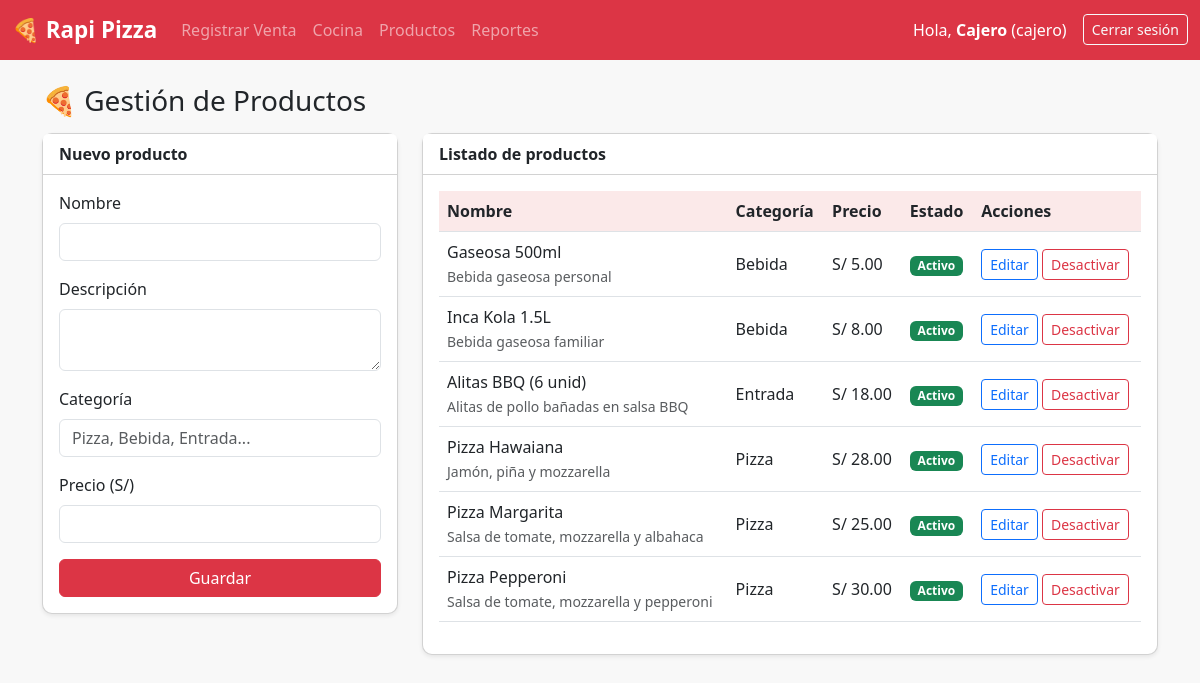
The page /index.php?page=productos (signed in) on the database its author committed.
### tables this page shows
CREATE TABLE producto (
    id INT AUTO_INCREMENT PRIMARY KEY,
    nombre VARCHAR(100) NOT NULL,
    descripcion VARCHAR(255),
    categoria VARCHAR(50) NOT NULL,
    precio DECIMAL(10,2) NOT NULL,
    activo INT NOT NULL DEFAULT 1
);

### controller/productoController.php (called while the page is built, shortened)
<?php
require_once __DIR__ . '/../models/Producto.php';
$productoModelo = new Producto($conexion);
$productoEditar = null;
$productos = $productoModelo->listarTodos();
require __DIR__ . '/../public/views/productos.php';

### models/Producto.php (called while the page is built, shortened)
<?php
class Producto {
    private $conexion;
    public function __construct($conexion) {
        $this->conexion = $conexion;
    }
    public function listarTodos() {
        $sql = "SELECT * FROM producto ORDER BY categoria, nombre";
        $stmt = $this->conexion->query($sql);
        return $stmt->fetchAll(PDO::FETCH_ASSOC);
    }
}

### public/views/productos.php (the view, shortened to what this page needs)
<?php require __DIR__ . '/header.php'; ?>
<h3 class="mb-3">🍕 Gestión de Productos</h3>
<div class="row">
    <div class="col-md-4">
        <div class="card shadow-sm mb-3">
            <div class="card-header bg-white">
                <strong><?php echo $productoEditar ? 'Editar producto' : 'Nuevo producto'; ?></strong>
            </div>
            <div class="card-body">
                <form method="POST" action="index.php?page=productos">
                    <div class="mb-3">
                        <label class="form-label">Nombre</label>
                        <input type="text" name="nombre" class="form-control"
                               value="<?php echo $productoEditar ? htmlspecialchars($productoEditar['nombre']) : ''; ?>" required>
                    </div>
                    <div class="mb-3">
                        <label class="form-label">Descripción</label>
                        <textarea name="descripcion" class="form-control" rows="2"><?php echo $productoEditar ? htmlspecialchars($productoEditar['descripcion']) : ''; ?></textarea>
                    </div>
                    <div class="mb-3">
                        <label class="form-label">Categoría</label>
                        <input type="text" name="categoria" class="form-control" placeholder="Pizza, Bebida, Entrada..."
                               value="<?php echo $productoEditar ? htmlspecialchars($productoEditar['categoria']) : ''; ?>" required>
                    </div>
                    <div class="mb-3">
                        <label class="form-label">Precio (S/)</label>
                        <input type="number" step="0.01" name="precio" class="form-control"
                               value="<?php echo $productoEditar ? $productoEditar['precio'] : ''; ?>" required>
                    </div>
                    <button type="submit" name="guardar" class="btn btn-danger w-100">
                        <?php echo $productoEditar ? 'Actualizar' : 'Guardar'; ?>
                    </button>
                </form>
            </div>
        </div>
    </div>
    <div class="col-md-8">
        <div class="card shadow-sm">
            <div class="card-header bg-white">
                <strong>Listado de productos</strong>
            </div>
            <div class="card-body">
                <table class="table table-hover align-middle">
                    <thead>
                        <tr>
                            <th>Nombre</th>
                            <th>Categoría</th>
                            <th>Precio</th>
                            <th>Estado</th>
                            <th>Acciones</th>
                        </tr>
                    </thead>
                    <tbody>
                        <?php foreach ($productos as $producto): ?>
                            <tr>
                                <td>
                                    <?php echo htmlspecialchars($producto['nombre']); ?>
                                    <?php if (!empty($producto['descripcion'])): ?>
                                        <br><small class="text-muted"><?php echo htmlspecialchars($producto['descripcion']); ?></small>
                                    <?php endif; ?>
                                </td>
                                <td><?php echo htmlspecialchars($producto['categoria']); ?></td>
                                <td>S/ <?php echo number_format($producto['precio'], 2); ?></td>
                                <td>
                                    <?php if ($producto['activo'] == 1): ?>
                                        <span class="badge bg-success">Activo</span>
                                    <?php else: ?>
                                        <span class="badge bg-secondary">Inactivo</span>
                                    <?php endif; ?>
                                </td>
                                <td>
                                    <a href="index.php?page=productos&editar=<?php echo $producto['id']; ?>" class="btn btn-sm btn-outline-primary">
                                        Editar
                                    </a>
                                    <?php if ($producto['activo'] == 1): ?>
                                        <form method="POST" action="index.php?page=productos" class="d-inline">
                                            <button type="submit" name="desactivar" class="btn btn-sm btn-outline-danger"
                                                    onclick="return confirm('¿Desactivar este producto?')">
                                                Desactivar
                                            </button>
                                        </form>
                                    <?php endif; ?>
                                </td>
                            </tr>
                        <?php endforeach; ?>
                    </tbody>
                </table>
            </div>
        </div>
    </div>
</div>
<?php require __DIR__ . '/footer.php'; ?>

### public/css/estilo.css (style rules this page uses)
body { background-color: #f8f8f8; font-family: 'Segoe UI', Arial, sans-serif; }
.card { border-radius: 10px; }
.table th { background-color: #fbe9e9; }

### rows shown on the page
producto: nombre "Gaseosa 500ml", descripcion "Bebida gaseosa personal", categoria "Bebida", precio "5.00", activo "Activo"
producto: nombre "Inca Kola 1.5L", descripcion "Bebida gaseosa familiar", categoria "Bebida", precio "8.00", activo "Activo"
producto: nombre "Alitas BBQ (6 unid)", descripcion "Alitas de pollo bañadas en salsa BBQ", categoria "Entrada", precio "18.00", activo "Activo"
producto: nombre "Pizza Hawaiana", descripcion "Jamón, piña y mozzarella", categoria "Pizza", precio "28.00", activo "Activo"
producto: nombre "Pizza Margarita", descripcion "Salsa de tomate, mozzarella y albahaca", categoria "Pizza", precio "25.00", activo "Activo"
producto: nombre "Pizza Pepperoni", descripcion "Salsa de tomate, mozzarella y pepperoni", categoria "Pizza", precio "30.00", activo "Activo"

### other values the page prints
$_SESSION['usuario_nombre'] "Cajero"
$_SESSION['usuario_rol'] "cajero"
